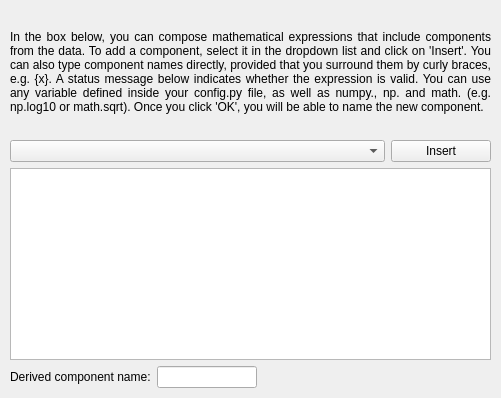
<?xml version="1.0" encoding="UTF-8"?>
<ui version="4.0">
 <class>Dialog</class>
 <widget class="QWidget" name="widget">
  <property name="geometry">
   <rect>
    <x>0</x>
    <y>0</y>
    <width>501</width>
    <height>398</height>
   </rect>
  </property>
  <property name="windowTitle">
   <string>Derived Component Editor</string>
  </property>
  <layout class="QVBoxLayout" name="verticalLayout_2">
   <property name="leftMargin">
    <number>10</number>
   </property>
   <property name="topMargin">
    <number>10</number>
   </property>
   <property name="rightMargin">
    <number>10</number>
   </property>
   <property name="bottomMargin">
    <number>10</number>
   </property>
   <item>
    <widget class="QLabel" name="label">
     <property name="text">
      <string>In the box below, you can compose mathematical expressions that include components from the data. To add a component, select it in the dropdown list and click on 'Insert'. You can also type component names directly, provided that you surround them by curly braces, e.g. {x}. A status message below indicates whether the expression is valid. You can use any variable defined inside your config.py file, as well as numpy.&lt;function&gt;, np.&lt;function&gt; and math.&lt;function&gt; (e.g. np.log10 or math.sqrt). Once you click 'OK', you will be able to name the new component.</string>
     </property>
     <property name="alignment">
      <set>Qt::AlignJustify|Qt::AlignVCenter</set>
     </property>
     <property name="wordWrap">
      <bool>true</bool>
     </property>
    </widget>
   </item>
   <item>
    <layout class="QHBoxLayout" name="horizontalLayout_3">
     <item>
      <widget class="QComboBox" name="combosel_component"/>
     </item>
     <item>
      <widget class="QPushButton" name="button_insert">
       <property name="maximumSize">
        <size>
         <width>100</width>
         <height>16777215</height>
        </size>
       </property>
       <property name="text">
        <string>Insert</string>
       </property>
      </widget>
     </item>
    </layout>
   </item>
   <item>
    <widget class="ColorizedCompletionTextEdit" name="expression">
     <property name="sizePolicy">
      <sizepolicy hsizetype="Expanding" vsizetype="Preferred">
       <horstretch>0</horstretch>
       <verstretch>0</verstretch>
      </sizepolicy>
     </property>
     <property name="maximumSize">
      <size>
       <width>16777215</width>
       <height>16777215</height>
      </size>
     </property>
    </widget>
   </item>
   <item>
    <layout class="QHBoxLayout" name="horizontalLayout_4">
     <item>
      <widget class="QLabel" name="label_3">
       <property name="text">
        <string>Derived component name:</string>
       </property>
      </widget>
     </item>
     <item>
      <widget class="QLineEdit" name="lineEdit">
       <property name="maximumSize">
        <size>
         <width>100</width>
         <height>16777215</height>
        </size>
       </property>
      </widget>
     </item>
     <item>
      <spacer name="horizontalSpacer_2">
       <property name="orientation">
        <enum>Qt::Horizontal</enum>
       </property>
       <property name="sizeHint" stdset="0">
        <size>
         <width>40</width>
         <height>20</height>
        </size>
       </property>
      </spacer>
     </item>
    </layout>
   </item>
  </layout>
 </widget>
 <customwidgets>
  <customwidget>
   <class>ColorizedCompletionTextEdit</class>
   <extends>QTextEdit</extends>
   <header>glue.dialogs.component_manager.qt.equation_editor</header>
  </customwidget>
 </customwidgets>
 <resources/>
 <connections/>
</ui>
